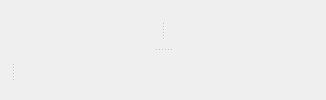
       <widget class="QWidget" name="displayTab">
        <attribute name="title">
         <string>Display</string>
        </attribute>
        <layout class="QVBoxLayout" name="verticalLayout_8">
         <item>
          <widget class="QSplitter" name="batchSplitter">
           <property name="orientation">
            <enum>Qt::Vertical</enum>
           </property>
           <widget class="QSplitter" name="splitter_5">
            <property name="orientation">
             <enum>Qt::Horizontal</enum>
            </property>
            <widget class="AnalysisWidget" name="analysisWidget" native="true">
             <property name="sizePolicy">
              <sizepolicy hsizetype="Expanding" vsizetype="Expanding">
               <horstretch>0</horstretch>
               <verstretch>0</verstretch>
              </sizepolicy>
             </property>
            </widget>
            <widget class="FtPlot" name="acqFtPlot" native="true">
             <property name="sizePolicy">
              <sizepolicy hsizetype="Expanding" vsizetype="Expanding">
               <horstretch>0</horstretch>
               <verstretch>0</verstretch>
              </sizepolicy>
             </property>
            </widget>
           </widget>
           <widget class="QSplitter" name="batchPlotSplitter">
            <property name="orientation">
             <enum>Qt::Horizontal</enum>
            </property>
            <widget class="QWidget" name="batchPlot" native="true"/>
            <widget class="PeakListWidget" name="peakListWidget" native="true">
             <property name="minimumSize">
              <size>
               <width>300</width>
               <height>0</height>
              </size>
             </property>
            </widget>
           </widget>
          </widget>
         </item>
        </layout>
       </widget>
